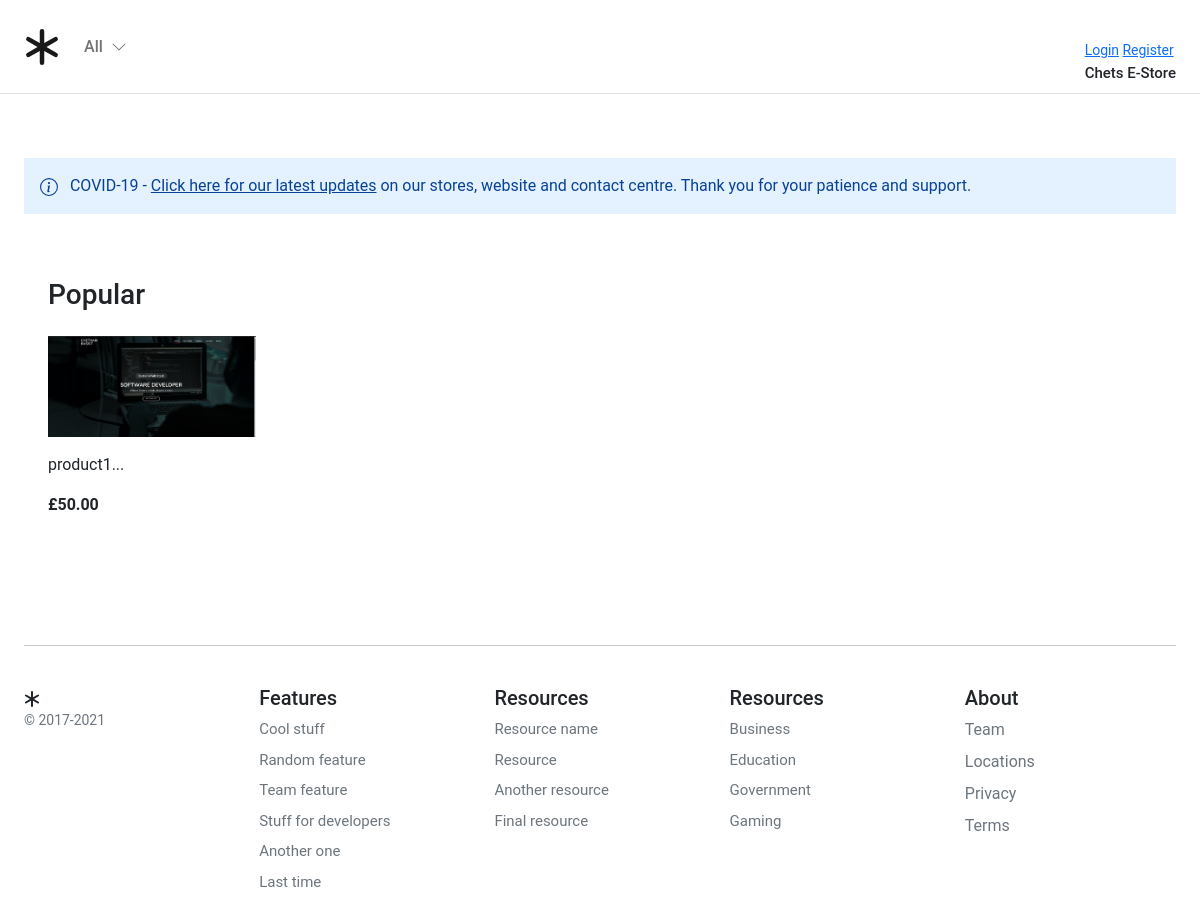
/, run on an earlier commit of the app's database.
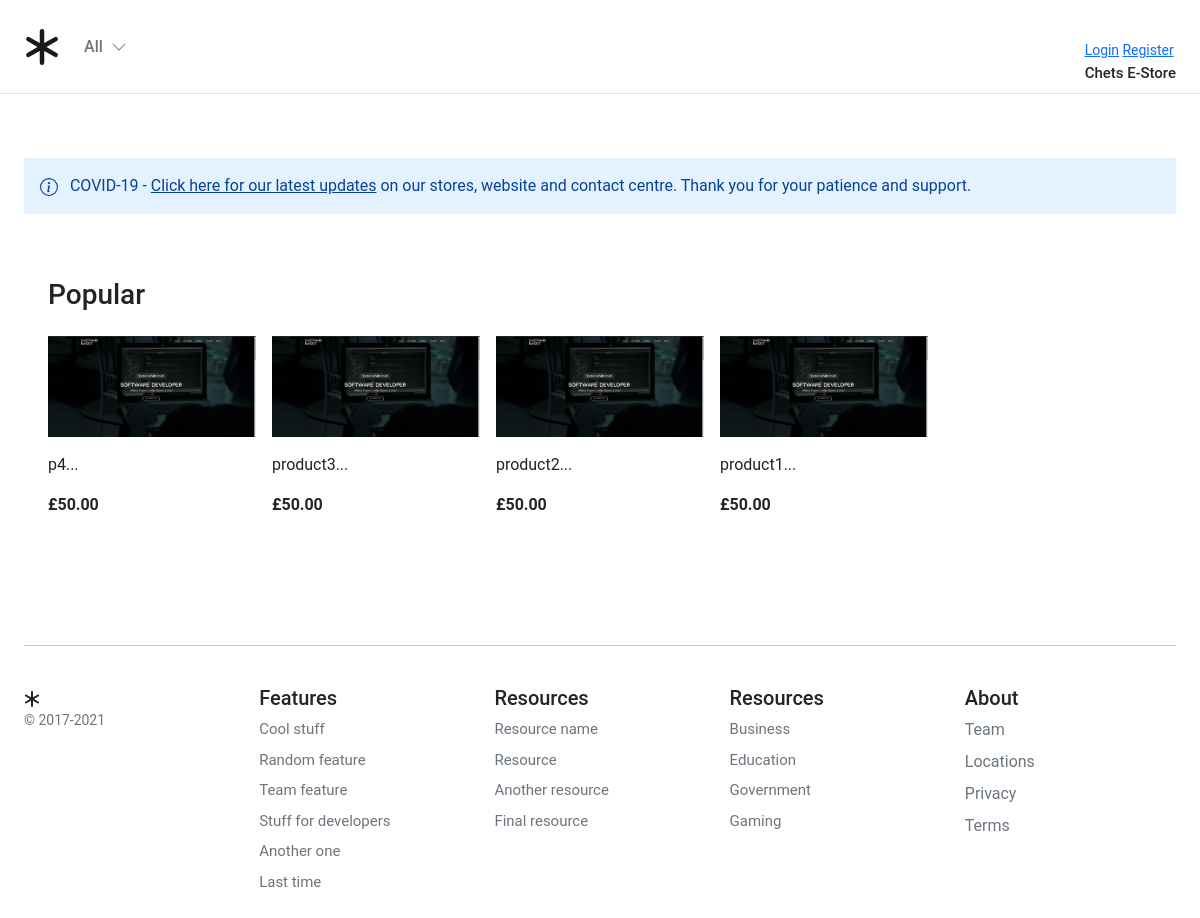
And on a later commit of the database.
### store/models.py (models this page shows, shortened)
class ProductImage(models.Model):
    product = models.ForeignKey(Product, on_delete=models.CASCADE, related_name="product_image")
    image = models.ImageField(
        verbose_name=_("image"),
        help_text=_("Upload a product image"),
        upload_to="images/",
        default="static/resume.png",
    )
    alt_text = models.CharField(
        verbose_name=_("Alturnative text"),
        help_text=_("Please add alturnative text"),
        max_length=255,
        null=True,
        blank=True,
    )
    is_feature = models.BooleanField(default=False)
    created_at = models.DateTimeField(auto_now_add=True, editable=False)
    updated_at = models.DateTimeField(auto_now=True)
    class Meta:
        verbose_name = _("Product Image")
        verbose_name_plural = _("Product Images")

class Product(models.Model):
    product_type = models.ForeignKey(ProductType, on_delete=models.RESTRICT)
    category = models.ForeignKey(Category, on_delete=models.RESTRICT)
    title = models.CharField(
        verbose_name=_("title"),
        help_text=_("Required"),
        max_length=255,
    )
    description = models.TextField(verbose_name=_("description"), help_text=_("Not Required"), blank=True)
    slug = models.SlugField(max_length=255)
    regular_price = models.DecimalField(
        verbose_name=_("Regular price"),
        help_text=_("Maximum 999.99"),
        error_messages={
            "name": {
                "max_length": _("The price must be between 0 and 999.99."),
            },
        },
        max_digits=5,
        decimal_places=2,
    )
    discount_price = models.DecimalField(
        verbose_name=_("Discount price"),
        help_text=_("Maximum 999.99"),
        error_messages={
            "name": {
                "max_length": _("The price must be between 0 and 999.99."),
            },
        },
        max_digits=5,
        decimal_places=2,
    )
    is_active = models.BooleanField(
        verbose_name=_("Product visibility"),
        help_text=_("Change product visibility"),
        default=True,
    )
    created_at = models.DateTimeField(_("Created at"), auto_now_add=True, editable=False)
    updated_at = models.DateTimeField(_("Updated at"), auto_now=True)
    users_wishlist = models.ManyToManyField(settings.AUTH_USER_MODEL, related_name="user_wishlist", blank=True)
    class Meta:
        ordering = ("-created_at",)
        verbose_name = _("Product")
        verbose_name_plural = _("Products")
    def get_absolute_url(self):
        return reverse("store:product_detail", args=[self.slug])

### store/views.py (the view)
# urls.py: path('', views.product_all, name='store_home'),
def product_all(request):
    products = Product.objects.prefetch_related("product_image").filter(is_active=True)
    return render(request, "store/index.html", {"products": products})

### basket/context_processors.py (called while the page is built)
def basket(request):
    return {'basket': Basket(request)}

### store/context_processors.py (called while the page is built)
def categories(request):
    return {"categories": Category.objects.filter(level=0)}

### store/models.py (called while the page is built)
    def get_absolute_url(self):
        return reverse("store:category_list", args=[self.slug])

### templates/store/index.html (shortened to what this page needs)
{% extends "base.html" %}
{% load static %}
{% block content %}
<div class="container">
  <div class="alert alert-primary fw600 rounded-0 border-0 pb-3" role="alert">
    COVID-19 - <u>Click here for our latest updates</u> on our stores, website and contact centre. Thank you for
    your patience and support.
  </div>
  <div class="container">
    <div class="row">
      <div class="album py-5">
        <div class="pb-3">
          <h1 class="h3">Popular</h1>
        </div>
        {% if not products %}
        <div class="col-12">There are currently no products active</div>
        {% else %}
        <div class="row row-cols-1 row-cols-sm-2 row-cols-md-5 g-3">
          {% for product in products %}
          <div class="col">
            <div class="card border-0">
              {% for image in product.product_image.all %}
              {% if image.is_feature %}
              <img class="img-fluid" alt="Responsive image" src="{{ image.image.url }}">
              {% else %}
                <img class="img-fluid" alt="Responsive image" src="{% static 'resume.png' %}">
              {% endif %}
              {% endfor %}
              <div class="card-body px-0">
                <p class="card-text">
                  <a class="text-dark text-decoration-none"
                    href="{{ product.get_absolute_url }}">{{ product.title|slice:":50" }}...</a>
                </p>
                <div class="fw-bold">£{{product.regular_price}}</div>
              </div>
            </div>
          </div>
          {% endfor %}
        </div>
        {% endif %}
      </div>
    </div>
  </div>
  {% endblock %}

### templates/base.html (shortened to what this page needs)
{% load static %}
<!DOCTYPE html>
<html>
<head>
  <link href="https://cdn.jsdelivr.net/npm/bootstrap@5.0.0-beta1/dist/css/bootstrap.min.css" rel="stylesheet"
>
  <link rel="stylesheet" href="{% static 'core/css/base.css' %}">
  <link rel="stylesheet" href="{% block stylesheet %}{% endblock %}">
</head>
<body>
  {% include 'navbar.html' %}
  <main class="pt-5">
    <div id="content">{% block content %} {% endblock %}</div>
  </main>
  {% include 'footer.html' %}
</body>
</html>

### templates/navbar.html (shortened to what this page needs)
<header class="pb-3">
    <nav class="navbar navbar-expand-md navbar-light bg-white border-bottom">
      <div class="container-fluid px-md-4">
        <div class="d-flex w-100 navbar-collapse">
          <a class="navbar-brand d-flex-inline" href="/">
          </a>
          <ul class="navbar-nav me-auto mb-2 mb-md-0">
            <li class="nav-item dropdown">
              <a class="nav-link dropdown-toggle d-none d-md-block fw500" href="#" id="navbarDropdown" role="button"
                data-bs-toggle="dropdown" aria-expanded="false">
                All
                <i class="ps-1"><svg xmlns="http://www.w3.org/2000/svg" width="16" height="16" fill="currentColor"
                    class="bi bi-chevron-down" viewBox="0 0 16 16">
                    <path fill-rule="evenodd"
                      d="M1.646 4.646a.5.5 0 0 1 .708 0L8 10.293l5.646-5.647a.5.5 0 0 1 .708.708l-6 6a.5.5 0 0 1-.708 0l-6-6a.5.5 0 0 1 0-.708z" />
                  </svg></i>
              </a>
            </li>
          </ul>
          <div>
            <div class="collapse navbar-collapse" id="navbarSupportedContent2">
              <ul class="navbar-nav me-auto mb-2 mb-lg-0">
                <li class="nav-item dropdown">
                  <a class="nav-link dropdown-toggle text-reset" href="#" id="navbarDropdown" role="button"
                    data-bs-toggle="dropdown" aria-expanded="false">
                    <div class="small text-muted">
                      {% if user.is_authenticated %}
                        {{ request.user.name }}
                      {% else %}
                      <a href="{% url "account:login" %}">Login</a>
                      <a href="{% url "account:register" %}">Register</a>
                      {% endif %}
                    </div>
                    <span class="fs15 fw500">Chets E-Store
                    </span>
                  </a>
                </li>
              </ul>
            </div>
          </div>
        </div>
      </div>
    </nav>
  </header>

### templates/footer.html (shortened to what this page needs)
<footer class="container py-5 footer">
    <hr>
    <div class="row pt-4">
      <div class="col-12 col-md">
        <small class="d-block mb-3 text-muted">&copy; 2017-2021</small>
      </div>
      <div class="col-6 col-md fs15">
        <h5>Features</h5>
        <ul class="list-unstyled">
          <li><a class="link-secondary text-decoration-none" href="#">Cool stuff</a></li>
          <li><a class="link-secondary text-decoration-none" href="#">Random feature</a></li>
          <li><a class="link-secondary text-decoration-none" href="#">Team feature</a></li>
          <li><a class="link-secondary text-decoration-none" href="#">Stuff for developers</a></li>
          <li><a class="link-secondary text-decoration-none" href="#">Another one</a></li>
          <li><a class="link-secondary text-decoration-none" href="#">Last time</a></li>
        </ul>
      </div>
      <div class="col-6 col-md fs15">
        <h5>Resources</h5>
        <ul class="list-unstyled">
          <li><a class="link-secondary text-decoration-none" href="#">Resource name</a></li>
          <li><a class="link-secondary text-decoration-none" href="#">Resource</a></li>
          <li><a class="link-secondary text-decoration-none" href="#">Another resource</a></li>
          <li><a class="link-secondary text-decoration-none" href="#">Final resource</a></li>
        </ul>
      </div>
      <div class="col-6 col-md fs15">
        <h5>Resources</h5>
        <ul class="list-unstyled">
          <li><a class="link-secondary text-decoration-none" href="#">Business</a></li>
          <li><a class="link-secondary text-decoration-none" href="#">Education</a></li>
          <li><a class="link-secondary text-decoration-none" href="#">Government</a></li>
          <li><a class="link-secondary text-decoration-none" href="#">Gaming</a></li>
        </ul>
      </div>
      <div class="col-6 col-md">
        <h5>About</h5>
        <ul class="list-unstyled">
          <li><a class="link-secondary text-decoration-none" href="#">Team</a></li>
          <li><a class="link-secondary text-decoration-none" href="#">Locations</a></li>
          <li><a class="link-secondary text-decoration-none" href="#">Privacy</a></li>
          <li><a class="link-secondary text-decoration-none" href="#">Terms</a></li>
        </ul>
      </div>
    </div>
  </footer>

### static/core/css/base.css (style rules this page uses)
@media (min-width: 1000px) { .container { max-width: 1000px; } }
@media (max-width: 1200px) { .container { max-width: 100%; padding:0 24px; } }
.dropdown-toggle::after { display: none; }
.alert-primary { background-color: #E4F1FF; }
html, body, p, div { letter-spacing: -0.02px; font-family: 'Roboto', sans-serif; }
.fs15 { font-size: 0.9375rem; }
.fw500 { font-weight: 500; }
.footer > div > div > ul > li { padding-bottom:8px; }

What changed in the data, as far as the page shows it:
added Product: title "p4", regular_price "50.00"
added ProductImage: is_feature False (drawn), shown under "p4"
added Product: title "product3", regular_price "50.00"
added ProductImage: is_feature False (drawn), shown under "product3"
added Product: title "product2", regular_price "50.00"
added ProductImage: is_feature False (drawn), shown under "product2"
changed ProductImage (number 4 of 4 on the later page): is_feature: picture added; image: picture removed
